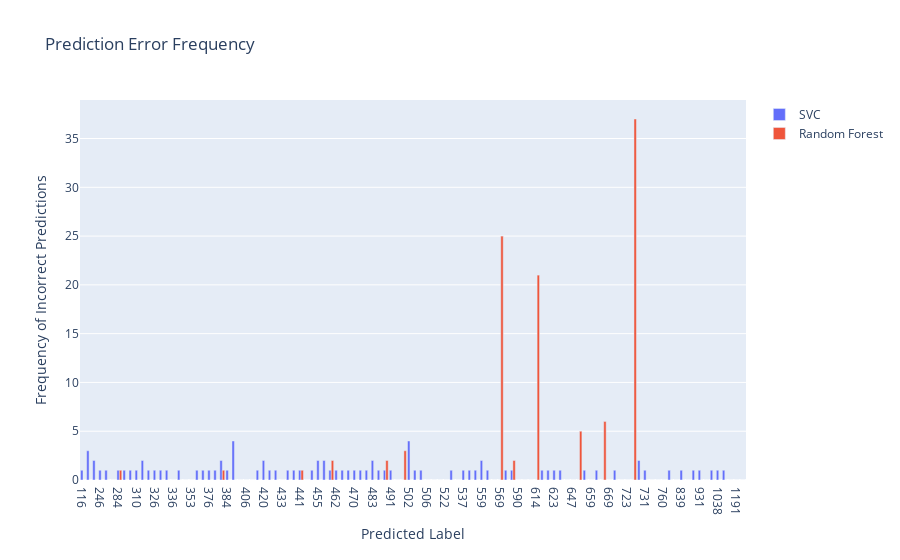
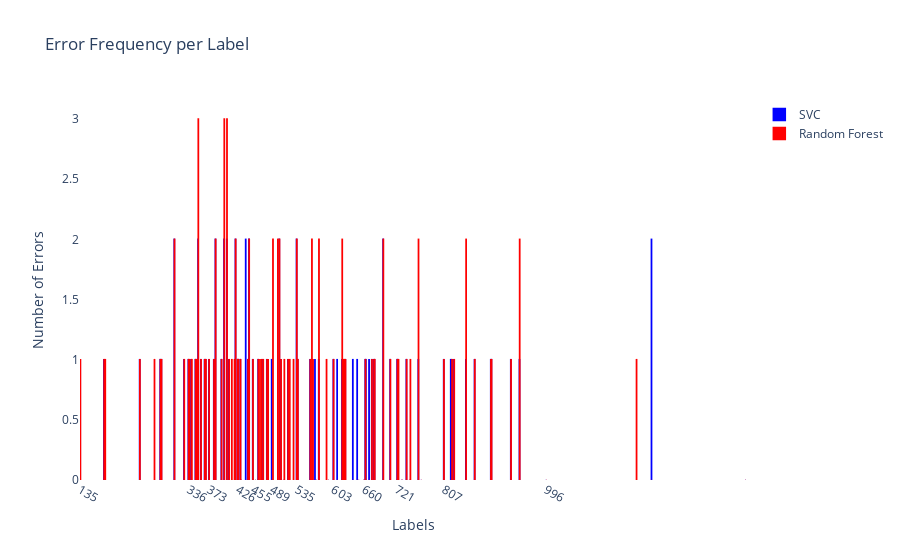

These figures' notebook cell, in order:
### Code cell
plot_absolute_error_plotly(y_pred_svm, y_pred_rf, y_test, 'SVC', 'Random Forest')
plot_error_label_frequency_plotly(y_pred_svm, y_pred_rf, y_test, 'SVC', 'Random Forest')

### Figure 1 — Plotly figure (JSON) as saved in the notebook; plotly's stock layout.template omitted (floating-point values rounded to 4 significant figures)
{"data": [{"name": "SVC", "type": "bar", "x": [116, 176, 239, 246, 255, 272, 284, 294, 295, 310, 313, 317, 326, 331, 335, 336, 341, 349, 353, 361, 371, 376, 377, 378, 384, 392, 401, 406, 415, 416, 420, 421, 430, 433, 435, 440, 441, 448, 450, 455, 456, 459, 462, 463, 467, 470, 478, 482, 483, 484, 489, 491, 500, 501, 502, 503, 505, 506, 510, 512, 522, 525, 529, 537, 542, 551, 559, 563, 565, 569, 572, 576, 590, 594, 610, 614, 619, 621, 623, 630, 639, 647, 650, 652, 659, 660, 663, 669, 687, 720, 723, 729, 730, 731, 743, 745, 760, 765, 820, 839, 848, 859, 931, 947, 996, 1038, 1087, 1163, 1191, 1365], "y": [1, 3, 2, 1, 1, 0, 1, 1, 1, 1, 2, 1, 1, 1, 1, 0, 1, 0, 0, 1, 1, 1, 1, 2, 1, 4, 0, 0, 0, 1, 2, 1, 1, 0, 1, 1, 1, 0, 1, 2, 2, 1, 1, 1, 1, 1, 1, 1, 2, 1, 1, 1, 0, 0, 4, 1, 1, 0, 0, 0, 0, 1, 0, 1, 1, 1, 2, 1, 0, 0, 1, 1, 0, 0, 0, 0, 1, 1, 1, 1, 0, 0, 0, 1, 0, 1, 0, 0, 1, 0, 0, 0, 2, 1, 0, 0, 0, 1, 0, 1, 0, 1, 1, 0, 1, 1, 1, 0, 0, 0]}, {"name": "Random Forest", "type": "bar", "x": [116, 176, 239, 246, 255, 272, 284, 294, 295, 310, 313, 317, 326, 331, 335, 336, 341, 349, 353, 361, 371, 376, 377, 378, 384, 392, 401, 406, 415, 416, 420, 421, 430, 433, 435, 440, 441, 448, 450, 455, 456, 459, 462, 463, 467, 470, 478, 482, 483, 484, 489, 491, 500, 501, 502, 503, 505, 506, 510, 512, 522, 525, 529, 537, 542, 551, 559, 563, 565, 569, 572, 576, 590, 594, 610, 614, 619, 621, 623, 630, 639, 647, 650, 652, 659, 660, 663, 669, 687, 720, 723, 729, 730, 731, 743, 745, 760, 765, 820, 839, 848, 859, 931, 947, 996, 1038, 1087, 1163, 1191, 1365], "y": [0, 0, 0, 0, 0, 0, 1, 0, 0, 0, 0, 0, 0, 0, 0, 0, 0, 0, 0, 0, 0, 0, 0, 1, 0, 0, 0, 0, 0, 0, 0, 0, 0, 0, 0, 0, 1, 0, 0, 0, 0, 2, 0, 0, 0, 0, 0, 0, 0, 0, 2, 0, 0, 3, 0, 0, 0, 0, 0, 0, 0, 0, 0, 0, 0, 0, 0, 0, 0, 25, 0, 2, 0, 0, 0, 21, 0, 0, 0, 0, 0, 0, 5, 0, 0, 0, 6, 0, 0, 0, 0, 37, 0, 0, 0, 0, 0, 0, 0, 0, 0, 0, 0, 0, 0, 0, 0, 0, 0, 0]}], "layout": {"barmode": "group", "title": {"text": "Prediction Error Frequency"}, "xaxis": {"title": {"text": "Predicted Label"}, "type": "category"}, "yaxis": {"title": {"text": "Frequency of Incorrect Predictions"}}}}

### Figure 2 — Plotly figure (JSON) as saved in the notebook; plotly's stock layout.template omitted (floating-point values rounded to 4 significant figures)
{"data": [{"marker": {"color": "blue", "line": {"color": "blue", "width": 1.5}}, "name": "SVC", "opacity": 1, "type": "bar", "width": 0.5, "x": [135, 179, 181, 245, 272, 283, 285, 309, 327, 335, 336, 340, 341, 348, 349, 352, 353, 358, 365, 367, 373, 382, 385, 396, 401, 406, 410, 415, 420, 422, 426, 427, 431, 433, 441, 445, 446, 447, 448, 454, 455, 459, 463, 464, 467, 470, 473, 480, 482, 483, 489, 491, 500, 503, 506, 510, 512, 519, 522, 529, 535, 537, 560, 563, 565, 569, 572, 576, 590, 594, 603, 610, 619, 621, 623, 625, 639, 647, 650, 659, 660, 662, 663, 669, 674, 678, 679, 695, 708, 720, 721, 722, 723, 729, 731, 738, 743, 745, 760, 765, 807, 820, 822, 826, 848, 864, 894, 895, 931, 947, 996, 1163, 1191, 1365], "y": [1, 1, 1, 1, 0, 1, 1, 2, 1, 1, 0, 1, 0, 1, 0, 1, 2, 1, 1, 1, 1, 1, 2, 1, 2, 2, 1, 0, 0, 2, 1, 1, 1, 0, 2, 1, 1, 2, 0, 1, 0, 0, 0, 1, 0, 0, 1, 1, 1, 0, 1, 0, 0, 2, 1, 0, 0, 1, 0, 0, 2, 1, 1, 0, 0, 1, 0, 1, 0, 0, 1, 1, 1, 1, 0, 1, 1, 1, 0, 0, 0, 1, 1, 1, 1, 1, 1, 2, 1, 0, 1, 1, 0, 0, 0, 1, 0, 0, 1, 0, 1, 1, 1, 1, 1, 1, 1, 1, 1, 1, 0, 0, 2, 0]}, {"marker": {"color": "red", "line": {"color": "red", "width": 1.5}}, "name": "Random Forest", "opacity": 1, "type": "bar", "width": 0.5, "x": [135, 179, 181, 245, 272, 283, 285, 309, 327, 335, 336, 340, 341, 348, 349, 352, 353, 358, 365, 367, 373, 382, 385, 396, 401, 406, 410, 415, 420, 422, 426, 427, 431, 433, 441, 445, 446, 447, 448, 454, 455, 459, 463, 464, 467, 470, 473, 480, 482, 483, 489, 491, 500, 503, 506, 510, 512, 519, 522, 529, 535, 537, 560, 563, 565, 569, 572, 576, 590, 594, 603, 610, 619, 621, 623, 625, 639, 647, 650, 659, 660, 662, 663, 669, 674, 678, 679, 695, 708, 720, 721, 722, 723, 729, 731, 738, 743, 745, 760, 765, 807, 820, 822, 826, 848, 864, 894, 895, 931, 947, 996, 1163, 1191, 1365], "y": [1, 1, 1, 1, 1, 1, 1, 2, 1, 1, 1, 1, 1, 1, 1, 1, 3, 1, 1, 1, 1, 1, 2, 1, 3, 3, 1, 1, 1, 2, 1, 1, 1, 0, 0, 1, 1, 2, 0, 1, 0, 0, 0, 1, 1, 1, 1, 1, 1, 0, 0, 2, 2, 2, 1, 0, 1, 1, 1, 1, 2, 1, 1, 2, 1, 0, 0, 2, 1, 0, 1, 0, 2, 1, 1, 1, 0, 0, 0, 0, 0, 1, 0, 0, 1, 1, 1, 2, 1, 0, 1, 1, 1, 0, 0, 1, 0, 1, 2, 0, 1, 0, 1, 1, 2, 1, 1, 1, 1, 2, 0, 1, 0, 0]}], "layout": {"barmode": "group", "font": {"size": 12}, "plot_bgcolor": "rgba(255, 255, 255, 1)", "title": {"text": "Error Frequency per Label"}, "xaxis": {"tickmode": "array", "tickvals": [135, 336, 373, 426, 455, 489, 535, 603, 660, 721, 807, 996], "title": {"text": "Labels"}}, "yaxis": {"title": {"text": "Number of Errors"}}}}
